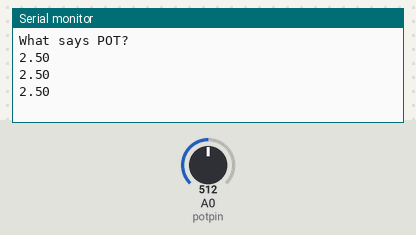
The sketch below on a simulated Arduino Uno, built with avr-gcc and run on an emulated ATmega328P. Shown: the last lines printed to the serial monitor. The test bench sets the inputs (shaded band); at power-on: A0 (potpin) = 512.

Above: at 1.3 s.
1.4 s: A0 (potpin) set to 716
At 1.9 s:
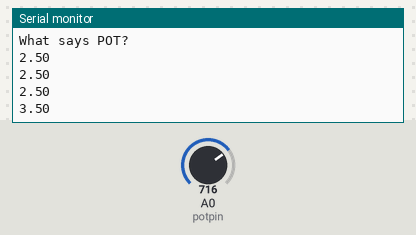
2.9 s: A0 (potpin) set to 900
At 3.4 s:
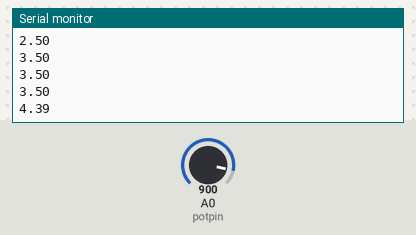
Timing chart, 0 to 5.9 s (numbered marks = the images above; inputs shaded):
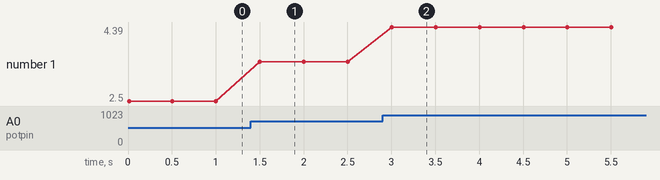

Measured:
- after the input at 1.4 s, the serial monitor: prints a new line after 0.10 s (image 1)
- after the input at 2.9 s, the serial monitor: prints a new line after 0.10 s (image 2)
- plotted number 1: 2.5 → 3.5 after the input at 1.4 s, 3.5 → 4.39 after the input at 2.9 s

The sketch:

RoboticsProject3.ino
```cpp
//Potentiometer
#define potpin A0
int value=0;
void setup() {
  Serial.begin(9600);
  Serial.println("What says POT?");

}

void loop() {
value=analogRead(potpin);
//See Remaining Voltsge
float voltage=(5.00/1024.00)*value;
Serial.println(voltage);
delay(500);

}
```
